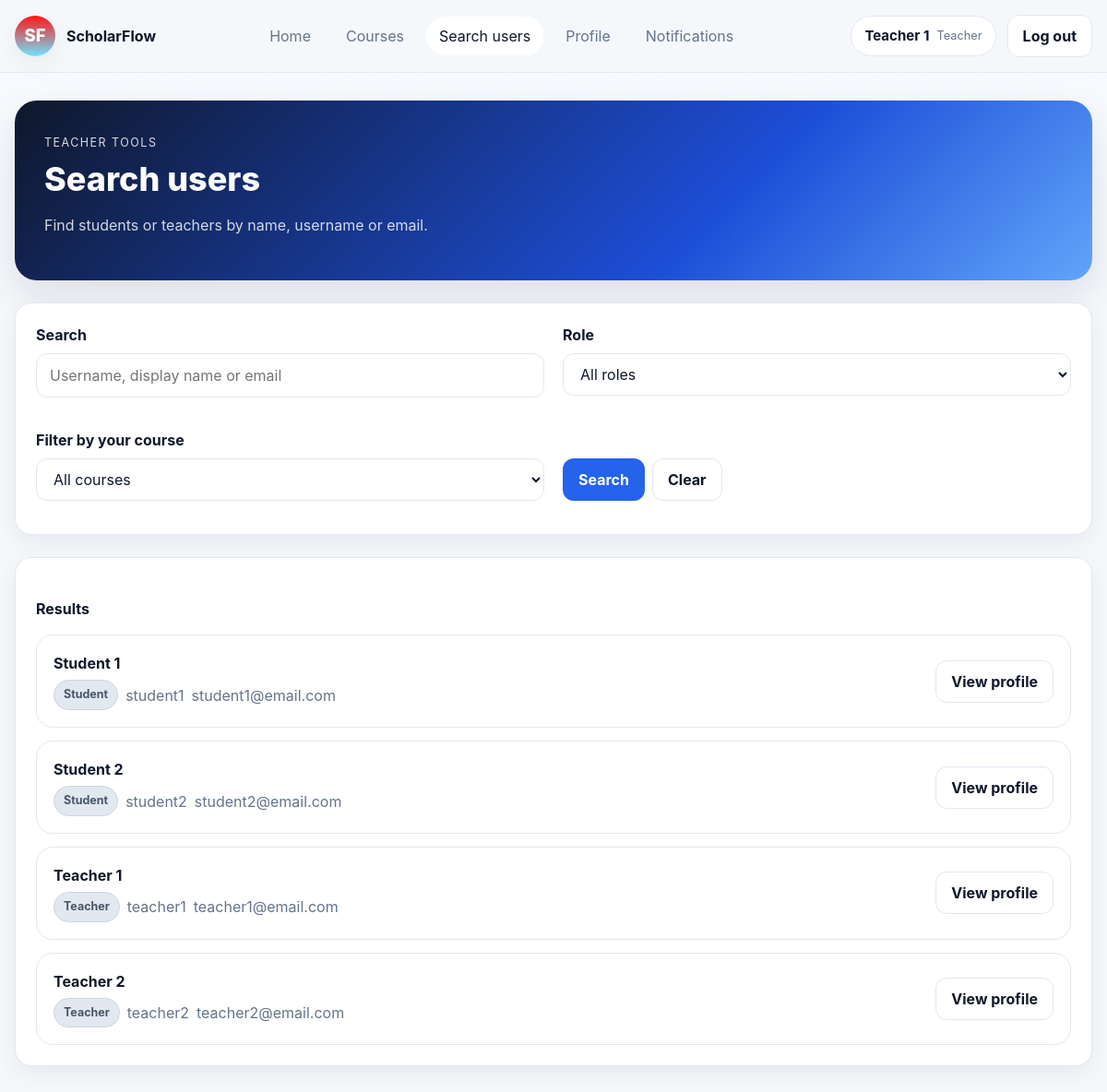
The page /accounts/search/ (signed in) on the database its author committed.
### accounts/models.py (models this page shows, shortened)
class User(AbstractUser):
    class Role(models.TextChoices):
        STUDENT = "STUDENT", "Student"
        TEACHER = "TEACHER", "Teacher"
    role = models.CharField(max_length=10, choices=Role.choices)
    display_name = models.CharField(max_length=80, blank=True)
    bio = models.TextField(blank=True)

### accounts/views.py (the view, shortened to what this page needs)
# urls.py: path("search/", views.user_search, name="user-search"),
@login_required
def user_search(request):
    if not _is_teacher(request.user):
        return HttpResponseForbidden("Teachers only.")
    q = (request.GET.get("q") or "").strip()
    role = (request.GET.get("role") or "").strip().upper()
    course_id = (request.GET.get("course") or "").strip()
    qs = User.objects.filter(role__in=[User.Role.STUDENT, User.Role.TEACHER]).order_by("username")
    if role in (User.Role.STUDENT, User.Role.TEACHER):
        qs = qs.filter(role=role)
    teacher_courses = Course.objects.filter(teacher=request.user).order_by("-created_at")
    selected_course = None
    qs = qs[:50]
    return render(
        request,
        "accounts/search.html",
        {
            "items": qs,
            "q": q,
            "role": role,
            "teacher_courses": teacher_courses,
            "selected_course": selected_course,
        },
    )

### accounts/views.py (called while the page is built)
def _is_teacher(user) -> bool:
    return getattr(user, "role", None) == User.Role.TEACHER

### notifications/context_processors.py (called while the page is built)
def unread_notifications(request):
    if not request.user.is_authenticated:
        return {"notif_unread_count": 0}
    return {
        "notif_unread_count": Notification.objects.filter(user=request.user, is_read=False).count(),
    }

### templates/accounts/search.html (shortened to what this page needs)
{% extends "base.html" %}
{% block content %}
<section class="hero-panel mb-4">
  <span class="hero-panel__eyebrow">Teacher tools</span>
  <h1 class="hero-panel__title">Search users</h1>
  <p class="hero-panel__subtitle">Find students or teachers by name, username or email.</p>
</section>
<div class="card mb-4">
  <div class="card-body">
    <form method="get" class="grid cols2">
      <div class="form-row">
        <label class="form-label">Search</label>
        <input type="text" name="q" value="{{ q }}" placeholder="Username, display name or email">
      </div>
      <div class="form-row">
        <label class="form-label">Role</label>
        <select name="role">
          <option value="">All roles</option>
        </select>
      </div>
      <div class="form-row">
        <label class="form-label">Filter by your course</label>
        <select name="course">
          <option value="">All courses</option>
        </select>
      </div>
      <div class="form-row d-flex align-items-end gap-2">
        <button type="submit" class="button">Search</button>
        <a href="{% url 'user-search' %}" class="button button--ghost">Clear</a>
      </div>
    </form>
  </div>
</div>
<div class="card">
  <div class="card-body">
    <h4 class="mb-3">Results</h4>
    {% if items %}
      <div class="notification-list">
        {% for item in items %}
          <article class="notification-item">
            <div>
              <strong>{{ item.display_name|default:item.username }}</strong>
              <div class="notification-item__meta">
                <span class="badge bg-secondary">{{ item.get_role_display }}</span>
                <span class="text-muted">{{ item.username }}</span>
                {% if item.email %}<span class="text-muted">{{ item.email }}</span>{% endif %}
              </div>
            </div>
            <div class="notification-item__actions">
              <a class="button button--ghost" href="{% url 'user-profile' item.username %}">View profile</a>
            </div>
          </article>
        {% endfor %}
      </div>
    {% else %}
      <div class="empty-state-box">No users found.</div>
    {% endif %}
  </div>
</div>
{% endblock %}

### templates/base.html (shortened to what this page needs)
{% load static %}
<!doctype html>
<html lang="en-GB">
<head>
  <link rel="stylesheet" href="{% static 'css/styles.css' %}">
</head>
<body>
  <div class="site-shell">
    <header class="site-header">
      <div class="site-container site-header__inner">
        <a class="site-brand" href="{% url 'home' %}">
          <span class="site-brand__mark">SF</span>
          <span>
            <strong>ScholarFlow</strong>
          </span>
        </a>
        <nav class="site-nav" aria-label="Primary">
          <a href="{% url 'home' %}"
            class="site-nav__link {% if request.resolver_match.url_name == 'home' %}is-active{% endif %}">
            Home
          </a>
          <a href="{% url 'course-list' %}"
            class="site-nav__link {% if request.resolver_match.url_name == 'course-list' %}is-active{% endif %}">
            Courses
          </a>
          {% if user.is_authenticated %}
          {% if user.role == "TEACHER" %}
          <a href="{% url 'user-search' %}"
            class="site-nav__link {% if request.resolver_match.url_name == 'user-search' %}is-active{% endif %}">
            Search users
          </a>
          {% endif %}
          <a href="{% url 'profile' %}"
            class="site-nav__link {% if request.resolver_match.url_name == 'user-profile' %}is-active{% endif %}">
            Profile
          </a>
          <a href="{% url 'notification-list' %}"
            class="site-nav__link site-nav__link--notif {% if request.resolver_match.url_name == 'notification-list' %}is-active{% endif %}">
            Notifications
          </a>
          {% endif %}
        </nav>
        <div class="site-actions">
          {% if user.is_authenticated %}
          <div class="site-userpill">
            <span class="site-userpill__name">{{ user.display_name|default:user.username }}</span>
            <span class="site-userpill__meta">{{ user.get_role_display }}</span>
          </div>
          <a class="button button--ghost" href="{% url 'logout' %}">Log out</a>
          {% else %}
          <a class="button button--ghost" href="{% url 'login' %}">Log in</a>
          <a class="button" href="{% url 'signup' %}">Sign up</a>
          {% endif %}
        </div>
      </div>
    </header>
    <main class="site-main">
      <div class="site-container">
        {% block content %}{% endblock %}
      </div>
    </main>
  </div>
</body>
</html>

### rows shown on the page
User: display_name "Teacher 1", role "Teacher", username "teacher1", email "teacher1@email.com"
User: display_name "Student 1", role "Student", username "student1", email "student1@email.com"
User: display_name "Student 2", role "Student", username "student2", email "student2@email.com"
User: display_name "Teacher 2", role "Teacher", username "teacher2", email "teacher2@email.com"
